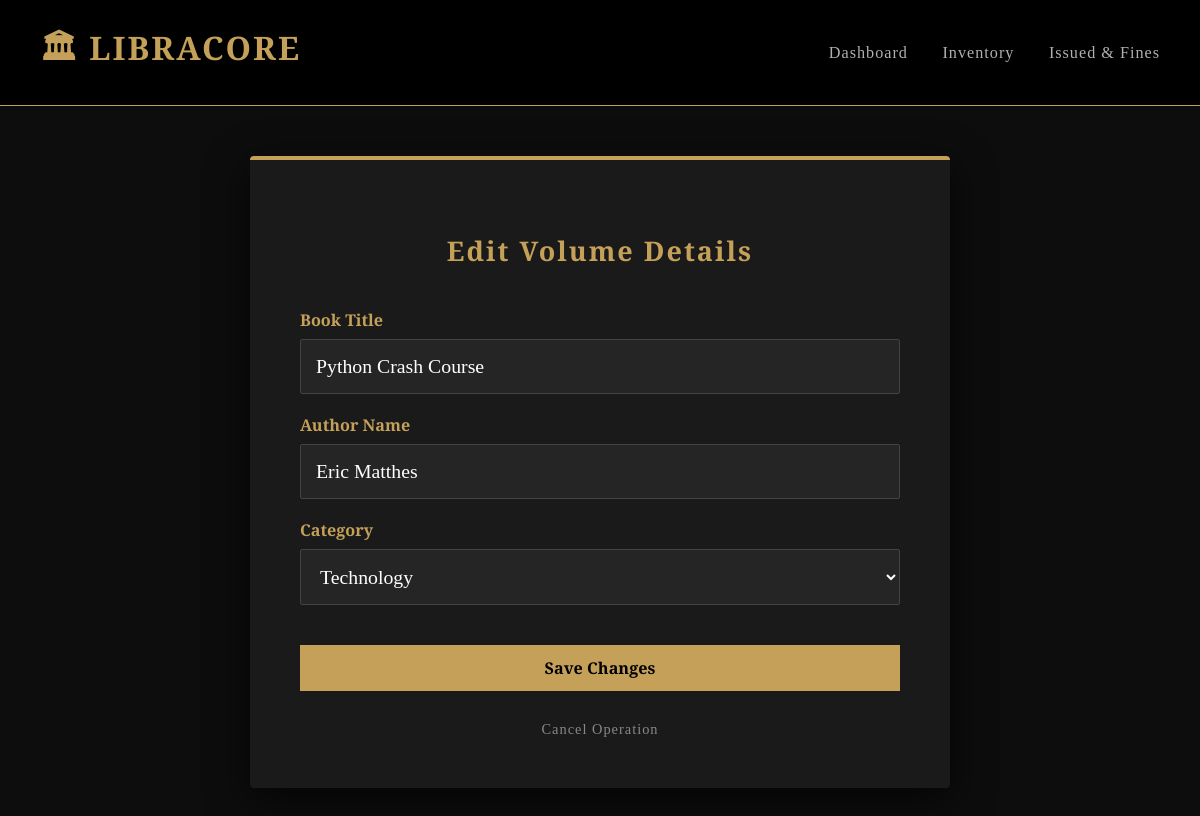
Screenshot of /edit/1 with the database file from the repository.
### tables this page shows
CREATE TABLE books (
                id INTEGER PRIMARY KEY AUTOINCREMENT,
                title TEXT NOT NULL,
                author TEXT NOT NULL,
                category TEXT,
                status TEXT DEFAULT 'Available',
                borrower_name TEXT DEFAULT NULL,
                issue_date DATE DEFAULT NULL,
                due_date DATE DEFAULT NULL
            );

### app.py (the view)
@app.route('/edit/<int:book_id>', methods=('GET', 'POST'))
def edit_book(book_id):
    with get_db_connection() as conn:
        book = conn.execute('SELECT * FROM books WHERE id = ?', (book_id,)).fetchone()
        if request.method == 'POST':
            conn.execute('UPDATE books SET title = ?, author = ?, category = ? WHERE id = ?',
                         (request.form['title'], request.form['author'], request.form['category'], book_id))
            conn.commit()
            return redirect(url_for('inventory'))
    return render_template('edit_book.html', book=book)

### app.py (called while the page is built)
def get_db_connection():
    conn = sqlite3.connect('library.db')
    conn.row_factory = sqlite3.Row
    return conn

### templates/edit_book.html (shortened to what this page needs)
{% extends 'base.html' %}
{% block content %}
<div style="max-width: 600px; margin: 50px auto; background: #1a1a1a; padding: 50px; border-radius: 4px; border-top: 4px solid #c5a059; box-shadow: 0 10px 40px rgba(0,0,0,0.7);">
    <h2 style="text-align: center; color: #c5a059; margin-bottom: 40px; font-family: 'Cinzel', serif; letter-spacing: 2px; font-weight: 700;">
        Edit Volume Details
    </h2>
    <form method="post" style="display: flex; flex-direction: column; gap: 20px;">
        <div style="display: flex; flex-direction: column; gap: 8px;">
            <label style="color: #c5a059; font-family: 'Cinzel', serif; font-size: 0.9em; font-weight: bold;">Book Title</label>
            <input type="text" name="title" value="{{ book.title }}" required
                   style="padding: 15px; background: #252525; border: 1px solid #444; color: #fff; font-family: 'Cormorant Garamond', serif; font-size: 1.1em; border-radius: 2px;">
        </div>
        <div style="display: flex; flex-direction: column; gap: 8px;">
            <label style="color: #c5a059; font-family: 'Cinzel', serif; font-size: 0.9em; font-weight: bold;">Author Name</label>
            <input type="text" name="author" value="{{ book.author }}" required
                   style="padding: 15px; background: #252525; border: 1px solid #444; color: #fff; font-family: 'Cormorant Garamond', serif; font-size: 1.1em; border-radius: 2px;">
        </div>
        <div style="display: flex; flex-direction: column; gap: 8px;">
            <label style="color: #c5a059; font-family: 'Cinzel', serif; font-size: 0.9em; font-weight: bold;">Category</label>
            <select name="category" style="padding: 15px; background: #252525; border: 1px solid #444; color: #fff; font-family: 'Cormorant Garamond', serif; font-size: 1.1em; border-radius: 2px;">
                <option value="Technology" {% if book.category == 'Technology' %}selected{% endif %}>Technology</option>
            </select>
        </div>
        <button type="submit" class="btn" style="margin-top: 20px; width: 100%; cursor: pointer;">
            Save Changes
        </button>
        <a href="{{ url_for('inventory') }}" style="text-align: center; color: #888; text-decoration: none; margin-top: 10px; font-family: 'Cinzel', serif; font-size: 0.8em; letter-spacing: 1px; transition: color 0.3s;">
            Cancel Operation
        </a>
    </form>
</div>
{% endblock %}

### static/style.css (style rules this page uses)
body { font-family: 'Cormorant Garamond', serif; background-color: #0d0d0d; color: #e0e0e0; margin: 0; padding: 0; font-size: 18px; }
h1, h2 { font-family: 'Cinzel', serif; font-weight: 400; letter-spacing: 1px; }
.btn { display: inline-block; padding: 12px 30px; background-color: #c5a059; color: #000; text-decoration: none; font-family: 'Cinzel', serif; font-weight: 700; font-size: 0.9em; transition: all 0.3s; border: none; cursor: pointer; }
input, select { font-family: 'Cormorant Garamond', serif; font-size: 1.1em; }

### rows the page displays
books: title "Python Crash Course", author "Eric Matthes", category "Technology"
